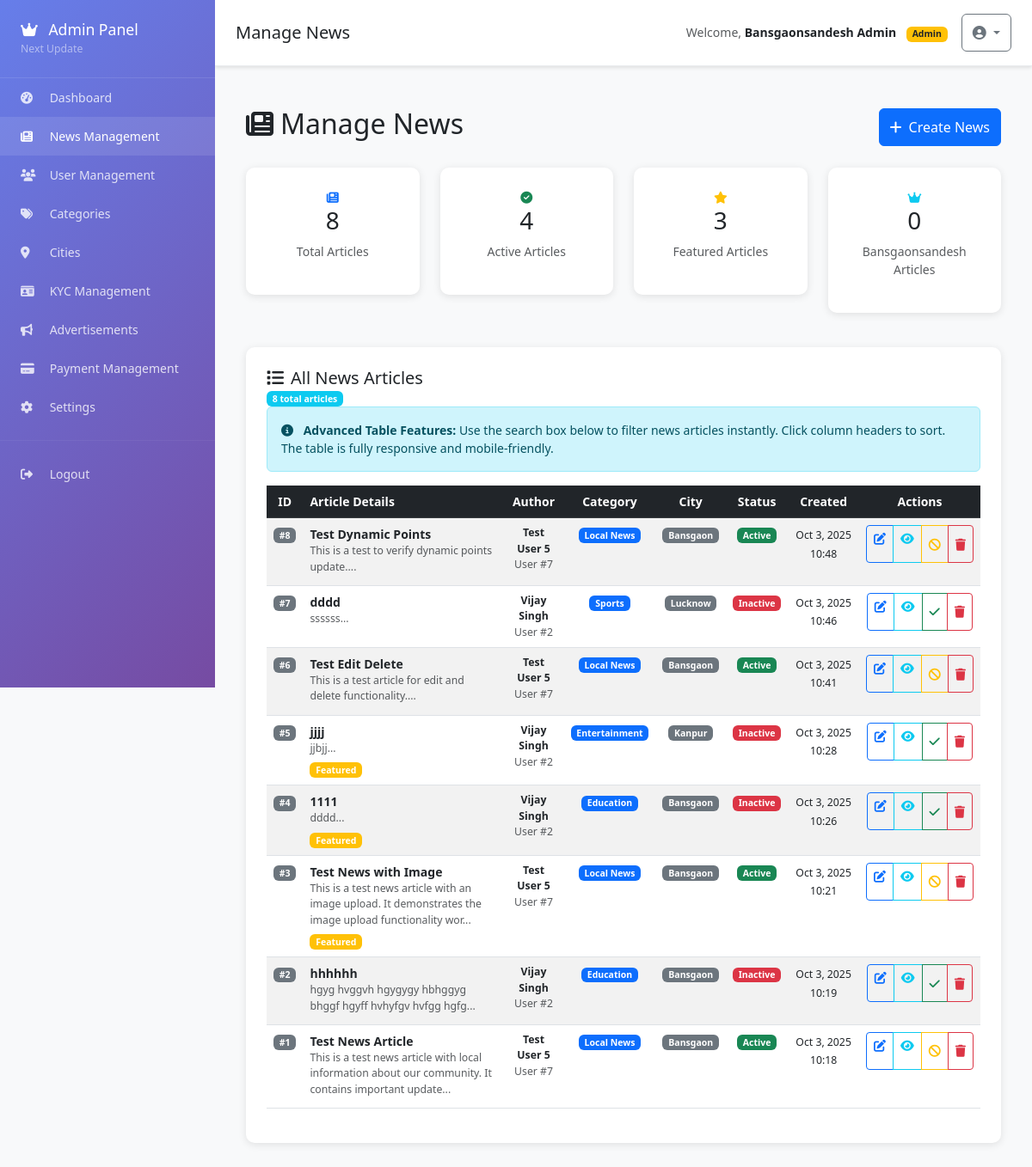
The page /pages/admin/news.php (signed in) on the database its author committed.
### tables this page shows
CREATE TABLE `news_articles` (
  `id` int NOT NULL AUTO_INCREMENT,
  `title` varchar(255) NOT NULL,
  `slug` varchar(255) NOT NULL,
  `content` text NOT NULL,
  `excerpt` text,
  `featured_image` varchar(255) DEFAULT NULL,
  `external_link` varchar(500) DEFAULT NULL,
  `category_id` int DEFAULT NULL,
  `city_id` int DEFAULT NULL,
  `user_id` int NOT NULL,
  `author_id` int DEFAULT NULL,
  `is_featured` tinyint(1) DEFAULT '0',
  `is_published` tinyint(1) DEFAULT '0',
  `is_bansgaonsandesh` tinyint(1) DEFAULT '0',
  `is_active` tinyint(1) DEFAULT '1',
  `views` int DEFAULT '0',
  `created_at` timestamp NULL DEFAULT CURRENT_TIMESTAMP,
  `updated_at` timestamp NULL DEFAULT CURRENT_TIMESTAMP ON UPDATE CURRENT_TIMESTAMP,
  PRIMARY KEY (`id`),
  UNIQUE KEY `slug` (`slug`),
  KEY `category_id` (`category_id`),
  KEY `city_id` (`city_id`),
  KEY `author_id` (`author_id`),
  KEY `user_id` (`user_id`),
  CONSTRAINT `news_articles_ibfk_1` FOREIGN KEY (`category_id`) REFERENCES `categories` (`id`),
  CONSTRAINT `news_articles_ibfk_2` FOREIGN KEY (`city_id`) REFERENCES `cities` (`id`),
  CONSTRAINT `news_articles_ibfk_3` FOREIGN KEY (`author_id`) REFERENCES `users` (`id`),
  CONSTRAINT `news_articles_ibfk_4` FOREIGN KEY (`user_id`) REFERENCES `users` (`id`)
);

CREATE TABLE `users` (
  `id` int NOT NULL AUTO_INCREMENT,
  `username` varchar(50) NOT NULL,
  `email` varchar(100) NOT NULL,
  `password` varchar(255) NOT NULL,
  `full_name` varchar(100) NOT NULL,
  `phone` varchar(20) DEFAULT NULL,
  `city` varchar(50) DEFAULT NULL,
  `referral_code` varchar(20) DEFAULT NULL,
  `referred_by` varchar(20) DEFAULT NULL,
  `points` int DEFAULT '0',
  `is_admin` tinyint(1) DEFAULT '0',
  `is_active` tinyint(1) DEFAULT '1',
  `email_verified` tinyint(1) DEFAULT '0',
  `created_at` timestamp NULL DEFAULT CURRENT_TIMESTAMP,
  `updated_at` timestamp NULL DEFAULT CURRENT_TIMESTAMP ON UPDATE CURRENT_TIMESTAMP,
  `is_verified` tinyint(1) DEFAULT '0',
  `kyc_status` enum('pending','approved','rejected') DEFAULT 'pending',
  `kyc_document` varchar(255) DEFAULT NULL,
  `verification_points_spent` int DEFAULT '0',
  `total_earned_points` int DEFAULT '0',
  `total_spent_points` int DEFAULT '0',
  `last_login` timestamp NULL DEFAULT NULL,
  `profile_image` varchar(255) DEFAULT NULL,
  `bio` text,
  `social_links` json DEFAULT NULL,
  PRIMARY KEY (`id`),
  UNIQUE KEY `username` (`username`),
  UNIQUE KEY `email` (`email`),
  UNIQUE KEY `referral_code` (`referral_code`)
);

CREATE TABLE `categories` (
  `id` int NOT NULL AUTO_INCREMENT,
  `name` varchar(100) NOT NULL,
  `slug` varchar(100) NOT NULL,
  `description` text,
  `is_active` tinyint(1) DEFAULT '1',
  `created_at` timestamp NULL DEFAULT CURRENT_TIMESTAMP,
  PRIMARY KEY (`id`),
  UNIQUE KEY `slug` (`slug`)
);

CREATE TABLE `cities` (
  `id` int NOT NULL AUTO_INCREMENT,
  `name` varchar(100) NOT NULL,
  `state` varchar(100) DEFAULT NULL,
  `is_active` tinyint(1) DEFAULT '1',
  `created_at` timestamp NULL DEFAULT CURRENT_TIMESTAMP,
  PRIMARY KEY (`id`)
);

### src/services/Database.php (called while the page is built, shortened)
<?php
class Database {
    private static $instance = null;
    private $connection;
    private $config;
    private function __construct() {
        $this->config = require __DIR__ . '/../../config/app.php';
    }
    public static function getInstance() {
        if (self::$instance === null) {
            self::$instance = new self();
        }
        return self::$instance;
    }
    private function connect() {
        try {
            $db = $this->config['database'];
            $dsn = "mysql:host={$db['host']};dbname={$db['database']};charset=utf8mb4";
            $this->connection = new PDO($dsn, $db['username'], $db['password'], [
                PDO::ATTR_ERRMODE => PDO::ERRMODE_EXCEPTION,
                PDO::ATTR_DEFAULT_FETCH_MODE => PDO::FETCH_ASSOC,
                PDO::ATTR_EMULATE_PREPARES => false
            ]);
        } catch (PDOException $e) {
            throw new \Exception("Database connection failed: " . $e->getMessage());
        }
    }
    public function query($sql, $params = []) {
        try {
            $stmt = $this->connection->prepare($sql);
            $stmt->execute($params);
            return $stmt;
        } catch (PDOException $e) {
            throw new \Exception("Query failed: " . $e->getMessage());
        }
    }
    public function fetchAll($sql, $params = []) {
        return $this->query($sql, $params)->fetchAll();
    }
}
?>

### src/models/News.php (called while the page is built, shortened)
<?php
class News {
    private $db;
    public function __construct() {
        $this->db = Database::getInstance();
    }
    public function getDb() {
        return $this->db;
    }
}
?>

### config/app.php (called while the page is built, shortened)
<?php
if (!function_exists('getAppUrl')) {
    function getAppUrl() {
        $protocol = (!empty($_SERVER['HTTPS']) && $_SERVER['HTTPS'] !== 'off') ? 'https' : 'http';
        $host = $_SERVER['HTTP_HOST'] ?? 'localhost:8080';
        return $protocol . '://' . $host;
    }
}
if (!function_exists('getEnvironment')) {
    function getEnvironment() {
        $host = $_SERVER['HTTP_HOST'] ?? 'localhost';
        if (strpos($host, 'localhost') !== false || strpos($host, '127.0.0.1') !== false || strpos($host, '192.168.') !== false) {
            return 'development';
        } elseif (strpos($host, 'staging') !== false) {
            return 'staging';
        } elseif (strpos($host, 'skyablyitsolution.com') !== false) {
            return 'production';
        } else {
            return 'production';
        }
    }
}
$environment = getEnvironment();
$appUrl = getAppUrl();
?>

### src/services/Config.php (called while the page is built, shortened)
<?php
class Config {
    private static $config = null;
    public static function setConfig($config) {
        self::$config = $config;
    }
    public static function get($key = null, $default = null) {
        $keys = explode('.', $key);
        $value = self::$config;
        foreach ($keys as $k) {
            if (!isset($value[$k])) {
                return $default;
            }
            $value = $value[$k];
        }
        return $value;
    }
}
?>

### bootstrap-fixed.php (called while the page is built, shortened)
<?php
require_once SRC_PATH . '/services/Config.php';
require_once SRC_PATH . '/services/Database.php';
require_once SRC_PATH . '/services/Router.php';
require_once SRC_PATH . '/models/News.php';
$config = require CONFIG_PATH . '/app.php';
function config($key = null, $default = null) {
    return Config::get($key, $default);
}
function base_url($path = '') {
    return config('app_url') . '/' . ltrim($path, '/');
}
?>

### pages/admin/news.php (the view, shortened to what this page needs)
<?php
require_once __DIR__ . '/../../bootstrap-fixed.php';
include APP_PATH . '/views/layouts/admin-header.php';
$newsModel = new News();
$allNews = $newsModel->getDb()->fetchAll("
    SELECT n.*, u.full_name as author_name, c.name as category_name, ci.name as city_name
    FROM news_articles n
    LEFT JOIN users u ON n.user_id = u.id
    LEFT JOIN categories c ON n.category_id = c.id
    LEFT JOIN cities ci ON n.city_id = ci.id
    ORDER BY n.created_at DESC
");
?>
<div class="container my-4">
    <div class="row">
        <div class="col-12">
            <div class="d-flex justify-content-between align-items-center mb-4">
                <h2><i class="fas fa-newspaper me-2"></i>Manage News</h2>
                <button class="btn btn-primary" data-bs-toggle="modal" data-bs-target="#createNewsModal">
                    <i class="fas fa-plus me-2"></i>Create News
                </button>
            </div>
            <div class="row mb-4">
                <div class="col-lg-3 col-md-6 mb-3">
                    <div class="stats-card">
                        <i class="fas fa-newspaper text-primary"></i>
                        <h3><?php echo count($allNews); ?></h3>
                        <p class="text-muted">Total Articles</p>
                    </div>
                </div>
                <div class="col-lg-3 col-md-6 mb-3">
                    <div class="stats-card">
                        <i class="fas fa-check-circle text-success"></i>
                        <h3><?php echo count(array_filter($allNews, fn($n) => $n['is_active'])); ?></h3>
                        <p class="text-muted">Active Articles</p>
                    </div>
                </div>
                <div class="col-lg-3 col-md-6 mb-3">
                    <div class="stats-card">
                        <i class="fas fa-star text-warning"></i>
                        <h3><?php echo count(array_filter($allNews, fn($n) => $n['is_featured'])); ?></h3>
                        <p class="text-muted">Featured Articles</p>
                    </div>
                </div>
                <div class="col-lg-3 col-md-6 mb-3">
                    <div class="stats-card">
                        <i class="fas fa-crown text-info"></i>
                        <h3><?php echo count(array_filter($allNews, fn($n) => $n['is_bansgaonsandesh'])); ?></h3>
                        <p class="text-muted"><?php echo config('admin_channel_name'); ?> Articles</p>
                    </div>
                </div>
            </div>
            <div class="dashboard-card">
                <div class="card-header">
                    <h5 class="mb-0">
                        <i class="fas fa-list me-2"></i>All News Articles
                    </h5>
                    <span class="badge bg-info"><?php echo count($allNews); ?> total articles</span>
                </div>
                <div class="alert alert-info">
                    <i class="fas fa-info-circle me-2"></i>
                    <strong>Advanced Table Features:</strong> Use the search box below to filter news articles instantly. Click column headers to sort. The table is fully responsive and mobile-friendly.
                </div>
                <div class="table-responsive">
                    <table id="newsTable" class="table table-hover table-striped display">
                        <thead class="table-dark">
                            <tr>
                                <th class="text-center">ID</th>
                                <th>Article Details</th>
                                <th class="text-center">Author</th>
                                <th class="text-center">Category</th>
                                <th class="text-center">City</th>
                                <th class="text-center">Status</th>
                                <th class="text-center">Created</th>
                                <th class="text-center">Actions</th>
                            </tr>
                        </thead>
                        <tbody>
                            <?php foreach ($allNews as $news): ?>
                            <tr>
                                <td class="text-center">
                                    <span class="badge bg-secondary">#<?php echo $news['id']; ?></span>
                                </td>
                                <td>
                                    <div>
                                        <div class="fw-bold"><?php echo htmlspecialchars($news['title']); ?></div>
                                        <div class="small text-muted"><?php echo htmlspecialchars(substr(strip_tags($news['content']), 0, 100)) . '...'; ?></div>
                                        <div class="mt-1">
                                            <?php if ($news['is_featured']): ?>
                                                <span class="badge bg-warning me-1">Featured</span>
                                            <?php endif; ?>
                                        </div>
                                    </div>
                                </td>
                                <td class="text-center">
                                    <div class="small">
                                        <div class="fw-bold"><?php echo htmlspecialchars($news['author_name']); ?></div>
                                        <div class="text-muted">User #<?php echo $news['user_id']; ?></div>
                                    </div>
                                </td>
                                <td class="text-center">
                                    <span class="badge bg-primary"><?php echo htmlspecialchars($news['category_name']); ?></span>
                                </td>
                                <td class="text-center">
                                    <span class="badge bg-secondary"><?php echo htmlspecialchars($news['city_name']); ?></span>
                                </td>
                                <td class="text-center">
                                    <span class="badge bg-<?php echo $news['is_active'] ? 'success' : 'danger'; ?>">
                                        <?php echo $news['is_active'] ? 'Active' : 'Inactive'; ?>
                                    </span>
                                </td>
                                <td class="text-center">
                                    <small><?php echo date('M j, Y H:i', strtotime($news['created_at'])); ?></small>
                                </td>
                                <td class="text-center">
                                    <div class="btn-group" role="group">
                                        <a href="<?php echo base_url('admin/news/' . $news['id'] . '/edit'); ?>"
                                           class="btn btn-sm btn-outline-primary" title="Edit">
                                            <i class="fas fa-edit"></i>
                                        </a>
                                        <a href="<?php echo base_url('news/' . $news['id']); ?>"
                                           class="btn btn-sm btn-outline-info" title="View">
                                            <i class="fas fa-eye"></i>
                                        </a>
                                        <button class="btn btn-sm btn-outline-<?php echo $news['is_active'] ? 'warning' : 'success'; ?>"
                                                onclick="toggleNewsStatus(<?php echo $news['id']; ?>, <?php echo $news['is_active'] ? 'false' : 'true'; ?>)"
                                                title="<?php echo $news['is_active'] ? 'Deactivate' : 'Activate'; ?>">
                                            <i class="fas fa-<?php echo $news['is_active'] ? 'ban' : 'check'; ?>"></i>
                                        </button>
                                        <button class="btn btn-sm btn-outline-danger"
                                                onclick="deleteNews(<?php echo $news['id']; ?>)"
                                                title="Delete">
                                            <i class="fas fa-trash"></i>
                                        </button>
                                    </div>
                                </td>
                            </tr>
                            <?php endforeach; ?>
                        </tbody>
                    </table>
                </div>
            </div>
        </div>
    </div>
</div>
<?php include APP_PATH . '/views/layouts/admin-footer.php'; ?>

### app/views/layouts/admin-header.php (style rules this page uses)
body { background-color: #f8f9fa; font-size: 14px; -webkit-text-size-adjust: 100%; -webkit-tap-highlight-color: transparent; -webkit-touch-callout: none; -webkit-user-select: none; -moz-user-select: none; -ms-user-select: none; user-select: none; }
* { -webkit-tap-highlight-color: transparent; }
.btn, .nav-link, .form-control, .form-select { min-height: 44px; touch-action: manipulation; }
html, body { overflow-x: hidden; width: 100%; }
.dashboard-card { background: white; border-radius: 10px; padding: 1.5rem; box-shadow: 0 2px 10px rgba(0,0,0,0.1); margin-bottom: 1.5rem; }
.stats-card { background: white; border-radius: 10px; padding: 1.5rem; text-align: center; box-shadow: 0 2px 10px rgba(0,0,0,0.1); transition: transform 0.3s ease; }

### rows shown on the page
news_articles: is_bansgaonsandesh "0", id "8", title "Test Dynamic Points", content "This is a test to verify dynamic points update.", user.full_name "Test User 5", user "7", category.name "Local News", city.name "Bansgaon", is_active "Active", created_at "Oct 3, 2025 10:48"
news_articles: id "7", title "dddd", content "ssssss", user.full_name "Vijay Singh", user "2", category.name "Sports", city.name "Lucknow", is_active "Inactive", created_at "Oct 3, 2025 10:46"
news_articles: id "6", title "Test Edit Delete", content "This is a test article for edit and delete functionality.", user.full_name "Test User 5", user "7", category.name "Local News", city.name "Bansgaon", is_active "Active", created_at "Oct 3, 2025 10:41"
news_articles: id "5", title "jjjj", content "jjbjj", is_featured "Featured", user.full_name "Vijay Singh", user "2", category.name "Entertainment", city.name "Kanpur", is_active "Inactive", created_at "Oct 3, 2025 10:28"
news_articles: id "4", title "1111", content "dddd", is_featured "Featured", user.full_name "Vijay Singh", user "2", category.name "Education", city.name "Bansgaon", is_active "Inactive", created_at "Oct 3, 2025 10:26"
news_articles: id "3", title "Test News with Image", content "This is a test news article with an image upload. It demonstrates the image upload functionality wor", is_featured "Featured", user.full_name "Test User 5", user "7", category.name "Local News", city.name "Bansgaon", is_active "Active", created_at "Oct 3, 2025 10:21"
news_articles: id "2", title "hhhhhh", content "hgyg hvggvh hgygygy hbhggyg bhggf hgyff hvhyfgv hvfgg hgfg", user.full_name "Vijay Singh", user "2", category.name "Education", city.name "Bansgaon", is_active "Inactive", created_at "Oct 3, 2025 10:19"
news_articles: id "1", title "Test News Article", content "This is a test news article with local information about our community. It contains important update", user.full_name "Test User 5", user "7", category.name "Local News", city.name "Bansgaon", is_active "Active", created_at "Oct 3, 2025 10:18"

### other values the page prints
config('app_name') "Next Update"
$page_title "Manage News"
session('full_name') "Bansgaonsandesh Admin"
count($allNews) "8"
count(array_filter($allNews, fn($n) => $n['is_active'])) "4"
count(array_filter($allNews, fn($n) => $n['is_featured'])) "3"
config('admin_channel_name') "Bansgaonsandesh"
